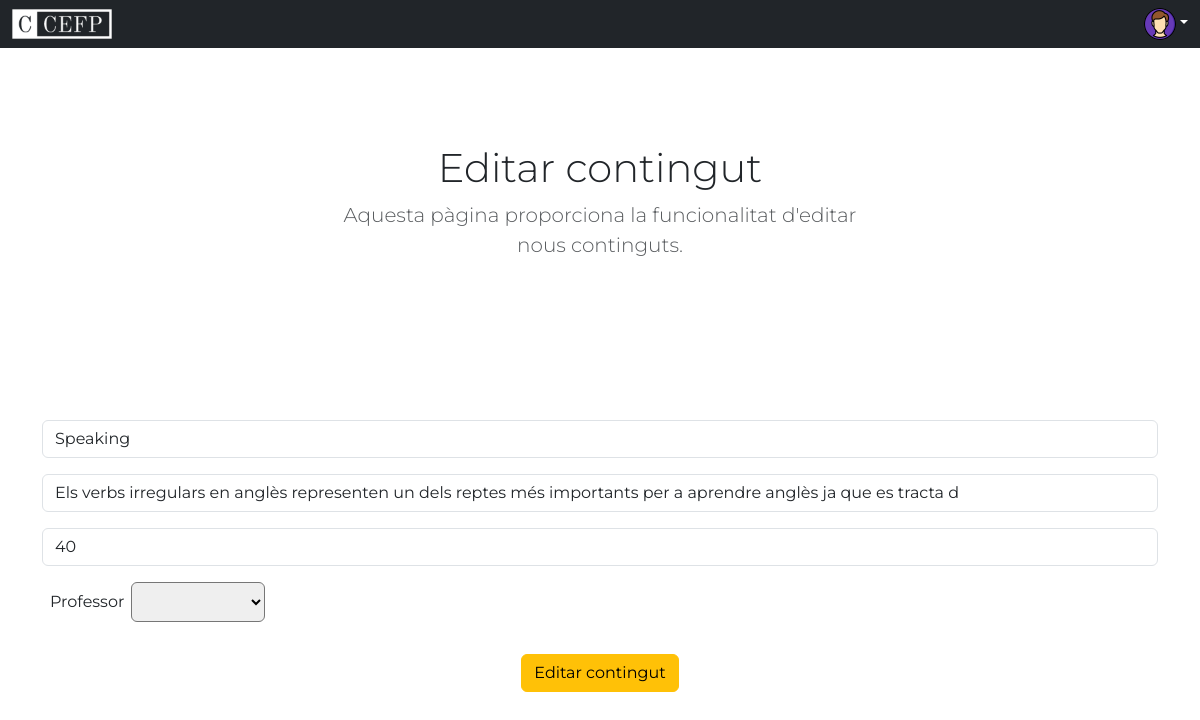
Screenshot of /Views/html/editar_contingut.php?id=3 (signed in) with the database file from the repository.
### tables this page shows
CREATE TABLE continguts (
    id_contingut INT NOT NULL PRIMARY KEY AUTO_INCREMENT,
    nom_contingut VARCHAR(50),
    continguts_descripcio VARCHAR(250),
    hores INT,
    id_profesor INT NOT NULL,
    FOREIGN KEY (id_profesor) REFERENCES profesors(id_profesor)
);

### Model/Continguts/ModelPanellEditar.php (called while the page is built, shortened)
<?php
class ModelPanellEditar {
    private $conn;
    public function __construct($conn) {
        $this->conn = $conn;
    }
    public function mostrarContinguts($IDContingut) {
        $sql = $this->conn->prepare("SELECT * FROM continguts WHERE id_contingut=$IDContingut");
        $sql->execute();
        $result = $sql->get_result();
        return $result;
    }
}

### Model/Cursos/ModelOptionProfesors.php (called while the page is built, shortened)
<?php
class CrearOptionsProfessors {
    private $conn;
    public function __construct($conn) {
        $this->conn = $conn;
    }
    public function listadoProfesors()
    {
        $consulta = $this->conn->prepare("SELECT * FROM profesors");
        $consulta->execute();
        $result = $consulta->get_result();
        return $result;
    }
}

### Controller/Cursos/ControllerOptionProfesors.php (the view)
<?php include ("../../Model/Cursos/ModelOptionProfesors.php");
$nouCurs=new CrearOptionsProfessors($conn);
$result = $nouCurs->listadoProfesors();
$optionProfessor = "";
while($professor=$result->fetch_assoc()) {
    $IdProfessor = $professor["id_profesor"];
    $nomProfessor = $professor["nom"];
    $cognomProfessor = $professor["cognom"];
    $optionProfessor .= "<option value=".$IdProfessor.">".$nomProfessor." ".$cognomProfessor."</option>";
}
echo $optionProfessor;

### Controller/Continguts/ControllerPanellEditar.php
<?php
include ('../../Model/Continguts/ModelPanellEditar.php');
$mostrarContinguts = new ModelPanellEditar($conn);
$IDContingut = $_GET["id"];
$result = $mostrarContinguts->mostrarContinguts($IDContingut);
$div_continguts = "";
while($contingut=$result->fetch_assoc()) {
    $nombreContingut = $contingut["nom_contingut"];
    $desc = $contingut["continguts_descripcio"];
    $hores = $contingut["hores"];
    $div_continguts .= "
        <div class='input-group mb-3'>
            <input type='text' name='nomContingut' class='form-control' placeholder='Nom del contingut' aria-label='Nom del contingut' aria-describedby='basic-addon2' value='".$nombreContingut."'>
        </div>
        <div class='input-group mb-3'>
            <input type='text' name='descContingut' class='form-control' placeholder='Descripció del contingut' aria-label='Descripció del contingut' aria-describedby='basic-addon2' value='".$desc."'>
        </div>
        <div class='input-group mb-3'>
            <input type='text' name='hores' class='form-control' placeholder='Hores' aria-label='Hores' aria-describedby='basic-addon2' value='".$hores."'>
        </div>";
}
echo $div_continguts;
?>

### rows the page displays
continguts: nomContingut "Speaking", descContingut "Els verbs irregulars en anglès representen un dels reptes més importants per a aprendre anglès ja que es tracta d", hores "40"
